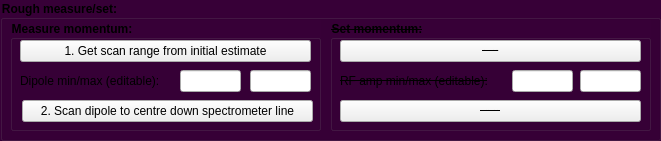
          <widget class="QGroupBox" name="groupBox_10">
           <property name="geometry">
            <rect>
             <x>10</x>
             <y>160</y>
             <width>661</width>
             <height>141</height>
            </rect>
           </property>
           <property name="font">
            <font>
             <weight>75</weight>
             <bold>true</bold>
            </font>
           </property>
           <property name="styleSheet">
            <string notr="true">QGroupBox{ background-color: rgb(55, 0, 55);}
QLabel{ background-color: rgba(0,0,0,0%);}
#QPushButton{ background-color: rgb(255, 255, 255);}</string>
           </property>
           <property name="title">
            <string>Rough measure/set:</string>
           </property>
           <widget class="QGroupBox" name="groupBox_8">
            <property name="geometry">
             <rect>
              <x>10</x>
              <y>20</y>
              <width>311</width>
              <height>111</height>
             </rect>
            </property>
            <property name="font">
             <font>
              <weight>75</weight>
              <bold>true</bold>
             </font>
            </property>
            <property name="styleSheet">
             <string notr="true">QGroupBox{ background-color: rgb(55, 0, 55);}
QLabel{ background-color: rgba(0,0,0,0%);}
#QPushButton{ background-color: rgb(255, 255, 255);}</string>
            </property>
            <property name="title">
             <string>Measure momentum:</string>
            </property>
            <widget class="QPushButton" name="pushButton_roughCentreC2VCurrent">
             <property name="geometry">
              <rect>
               <x>12</x>
               <y>80</y>
               <width>291</width>
               <height>22</height>
              </rect>
             </property>
             <property name="text">
              <string>2. Scan dipole to centre down spectrometer line</string>
             </property>
             <property name="checked">
              <bool>false</bool>
             </property>
            </widget>
            <widget class="QLineEdit" name="lineEdit_roughCurrentMin">
             <property name="geometry">
              <rect>
               <x>170</x>
               <y>50</y>
               <width>61</width>
               <height>22</height>
              </rect>
             </property>
            </widget>
            <widget class="QLineEdit" name="lineEdit_roughCurrentMax">
             <property name="geometry">
              <rect>
               <x>240</x>
               <y>50</y>
               <width>61</width>
               <height>22</height>
              </rect>
             </property>
            </widget>
            <widget class="QLabel" name="label_3">
             <property name="geometry">
              <rect>
               <x>10</x>
               <y>50</y>
               <width>161</width>
               <height>21</height>
              </rect>
             </property>
             <property name="text">
              <string>Dipole min/max (editable):</string>
             </property>
            </widget>
            <widget class="QPushButton" name="pushButton_roughGetCurrentRange">
             <property name="geometry">
              <rect>
               <x>10</x>
               <y>20</y>
               <width>291</width>
               <height>22</height>
              </rect>
             </property>
             <property name="text">
              <string>1. Get scan range from initial estimate</string>
             </property>
             <property name="checked">
              <bool>false</bool>
             </property>
            </widget>
           </widget>
           <widget class="QGroupBox" name="groupBox_11">
            <property name="geometry">
             <rect>
              <x>330</x>
              <y>20</y>
              <width>321</width>
              <height>111</height>
             </rect>
            </property>
            <property name="font">
             <font>
              <weight>75</weight>
              <bold>true</bold>
              <strikeout>true</strikeout>
             </font>
            </property>
            <property name="styleSheet">
             <string notr="true">QGroupBox{ background-color: rgb(55, 0, 55);}
QLabel{ background-color: rgba(0,0,0,0%);}
#QPushButton{ background-color: rgb(255, 255, 255);}</string>
            </property>
            <property name="title">
             <string>Set momentum:</string>
            </property>
            <widget class="QLineEdit" name="lineEdit_roughRFMax">
             <property name="geometry">
              <rect>
               <x>250</x>
               <y>50</y>
               <width>61</width>
               <height>22</height>
              </rect>
             </property>
            </widget>
            <widget class="QLabel" name="label_8">
             <property name="geometry">
              <rect>
               <x>10</x>
               <y>50</y>
               <width>161</width>
               <height>21</height>
              </rect>
             </property>
             <property name="font">
              <font>
               <strikeout>true</strikeout>
              </font>
             </property>
             <property name="text">
              <string>RF amp min/max (editable):</string>
             </property>
            </widget>
            <widget class="QPushButton" name="pushButton_roughCentreC2VRF">
             <property name="geometry">
              <rect>
               <x>10</x>
               <y>80</y>
               <width>301</width>
               <height>22</height>
              </rect>
             </property>
             <property name="font">
              <font>
               <pointsize>-1</pointsize>
               <strikeout>true</strikeout>
              </font>
             </property>
             <property name="text">
              <string>2. Scan RF to centre down spectometer line</string>
             </property>
             <property name="checked">
              <bool>false</bool>
             </property>
            </widget>
            <widget class="QLineEdit" name="lineEdit_roughRFMin">
             <property name="geometry">
              <rect>
               <x>182</x>
               <y>50</y>
               <width>61</width>
               <height>22</height>
              </rect>
             </property>
            </widget>
            <widget class="QPushButton" name="pushButton_roughGetRFRange">
             <property name="geometry">
              <rect>
               <x>10</x>
               <y>20</y>
               <width>301</width>
               <height>22</height>
              </rect>
             </property>
             <property name="font">
              <font>
               <pointsize>-1</pointsize>
               <strikeout>true</strikeout>
              </font>
             </property>
             <property name="text">
              <string>1. Get scan range from initial estimate</string>
             </property>
             <property name="checked">
              <bool>false</bool>
             </property>
            </widget>
           </widget>
          </widget>
